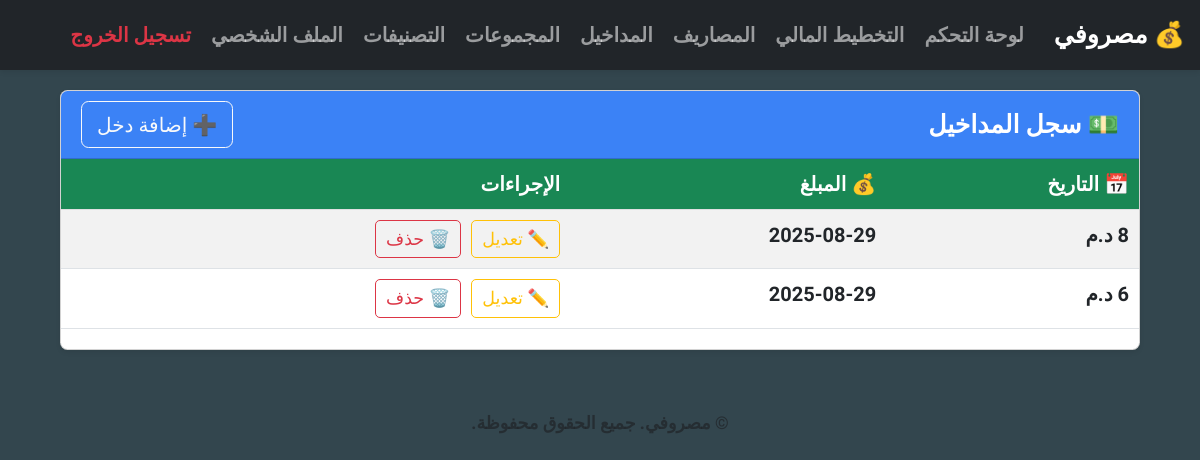
The app's page /incomes/ (signed in) with its own data.
### expenses/models.py (models this page shows, shortened)
class Income(models.Model):
    user = models.ForeignKey(CustomUser, on_delete=models.CASCADE, related_name='incomes')
    amount = models.PositiveIntegerField(default=0)
    date = models.DateField(default=timezone.now)
    objects = UserScopedManager()
    class Meta:
        ordering = ['-date']

### expenses/views.py (the view)
# urls.py: path('incomes/', views.income_list, name='income_list'),
@login_required
def income_list(request):
    incomes = Income.objects.filter(user=request.user).order_by('-date')
    return render(request, 'income/income_list.html', {'incomes': incomes})

### expenses/templates/income/income_list.html (shortened to what this page needs)
{% extends 'base.html' %}
{% block content %}
<div class="container mt-4">
  <div class="card shadow-sm">
    <div class="card-header text-white " >
      <div class="row align-items-center">
        <div class="col-md-9">
          <h5 class="mb-0">💵 سجل المداخيل</h5>
        </div>
        <div class="col-md-3 text-end">
          <a href="{% url 'income_add' %}?next={{ request.path }}" class="btn btn-outline-light">➕ إضافة دخل</a>
        </div>
      </div>
    </div>
<div class="table-responsive d-none d-md-block">
  <table class="table table-striped table-hover">
    <thead class="table-light">
      <tr>
        <th>📅 التاريخ</th>
        <th>💰 المبلغ</th>
        <th>الإجراءات</th>
      </tr>
    </thead>
    <tbody>
      {% for income in incomes %}
        <tr>
          <td>{{ income.amount|floatformat:0 }} د.م</td>
          <td>{{ income.date|date:"Y-m-d" }}</td>
          <td>
            <a href="{% url 'income_edit' income.id %}?next={{ request.path }}" class="btn btn-sm btn-outline-warning">✏️ تعديل</a>
            <a href="{% url 'income_delete' income.id %}?next={{ request.path }}" class="btn btn-sm btn-outline-danger ms-1">🗑️ حذف</a>
          </td>
        </tr>
      {% empty %}
        <tr>
          <td colspan="3" class="text-center text-muted py-4">🚫 لا توجد سجلات دخل حتى الآن.</td>
        </tr>
      {% endfor %}
    </tbody>
  </table>
</div>
  </div>
</div>
{% endblock %}

### static/css/styles.css (style rules this page uses)
:root { --bs-primary: #0d6efd; --bs-success: #198754; --bs-danger: #dc3545; --bs-warning: #ffc107; --bs-info: #0dcaf0; --bs-light: #f8f9fa; --bs-dark: #030E18FF; --bs-secondary: #6B7280; --bs-cardheader: #3B82F6; --bs-darknavy:#192E5AFF; --app-bg: #33464EFF; }
html { font-weight: bold; font-size: 20px; }
body { direction: rtl; text-align: right; font-weight: bold; background-color: var(--app-bg); font-family: 'Tajawal', sans-serif; }
.table thead { background-color: var(--bs-primary); color: #fff; font-weight: 600; }
.table th { background-color: var(--bs-success); color: white; font-weight: bold; }
.card h2, .card h5 { font-weight: bold; }
.card { box-shadow: 0 2px 6px rgba(0,0,0,0.05); background-color: #fff; }
.card-header { background-color: var(--bs-cardheader); color: #fff; font-weight: 600; border-top-left-radius: 0.75rem; border-top-right-radius: 0.75rem; }

### records on screen
Income: amount "8", date "2025-08-29"
Income: amount "6", date "2025-08-29"
